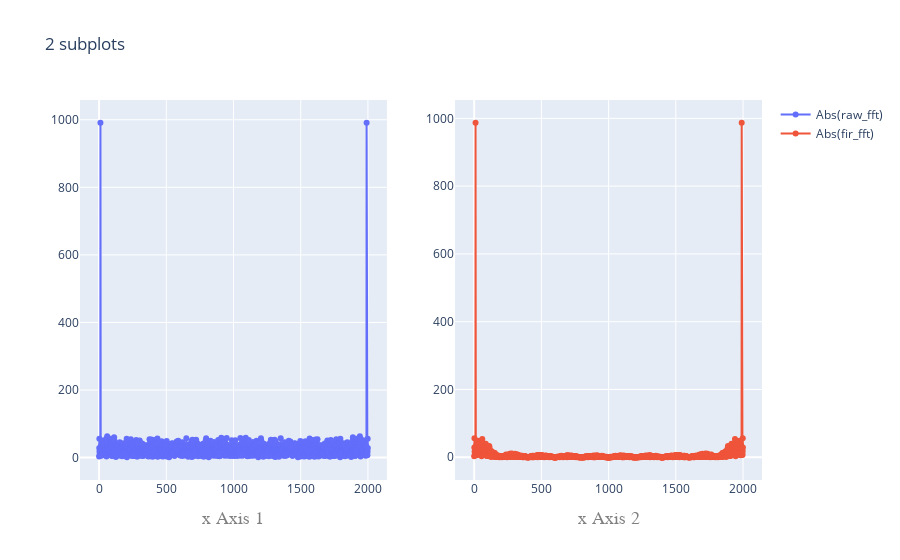

Source (notebook cell):
### Markdown cell above
#  Transformée de fourier discrète
La technique usuelle pour déterminer les fréquences caractéristiques ainsi que l’amplitude des harmoniques qui composent un signal, consiste à calculer sa transformée de fourier. 

Dans une approche numérique, cette opération est effectuée sur un ensemble de valeurs échantillonnées.

Le but est d'utiliser ici le module scipy.fftpack pour calculer les transformées de fourier directe
et inverse.

## définitions

La transformée directe d'un signal __périodique__ s échantillonné en N points 
est définie par :
$$ft[k]=\sum_{n=0}^{N-1}  s[n] \exp(-i \frac{2\pi k}{N}n)$$
où $k \in [0, N-1]$ avec $i^2=-1$.

Sa transformée inverse est :

$$s[n]=\frac{1}{N} \sum_{k=0}^{N-1}  ft[n] \exp(+i \frac{2\pi k}{N}n)$$

Appliquer  ces définitions à un signal non périodique, revient à la périodiser avec une période entière N.

### Code cell
# version plotly 
import plotly
import plotly.offline as py
import plotly.graph_objs as go

import scipy.fftpack as fftpack

raw_fft = fftpack.fft(raw_data)
fir_fft = fftpack.fft(fir_data)

# Make plotly work with Jupyter notebook using the plotly.js CDN
py.init_notebook_mode(connected=True)
    
trace1 = go.Scatter(
    y=abs(raw_fft),
    mode = 'lines+markers',
    name='Abs(raw_fft)'
)

trace2 = go.Scatter(
    y=abs(fir_fft),
    mode = 'lines+markers',
    name='Abs(fir_fft)'
)

fig = plotly.subplots.make_subplots(rows=1, cols=2)
fig.append_trace(trace1, 1, 1)
fig.append_trace(trace2, 1, 2)

fig['layout'].update(title='2 subplots')

fig['layout'].update(    
    xaxis1=dict(   
        title='x Axis 1',
        titlefont=dict(
            family='Courier New, monospace',   #police
            size=18,
            color='#7f7f7f'                    #couleur du texte
        )),
    xaxis2=dict(
        title='x Axis 2',
        titlefont=dict(
            family='Courier New, monospace',
            size=18,
            color='#7f7f7f'
        ))
                    
                    )

py.iplot(fig)

### Figure 1 — Plotly figure (JSON) as saved in the notebook; plotly's stock layout.template omitted (floating-point values rounded to 4 significant figures; data arrays with more than 128 entries replaced by an {"elided": "..."} marker saying what was removed)
{"data": [{"mode": "lines+markers", "name": "Abs(raw_fft)", "type": "scatter", "xaxis": "x", "y": {"elided": "2000 float values"}, "yaxis": "y"}, {"mode": "lines+markers", "name": "Abs(fir_fft)", "type": "scatter", "xaxis": "x2", "y": {"elided": "2000 float values"}, "yaxis": "y2"}], "layout": {"title": {"text": "2 subplots"}, "xaxis": {"anchor": "y", "domain": [0, 0.45], "title": {"font": {"color": "#7f7f7f", "family": "Courier New, monospace", "size": 18}, "text": "x Axis 1"}}, "xaxis2": {"anchor": "y2", "domain": [0.55, 1], "title": {"font": {"color": "#7f7f7f", "family": "Courier New, monospace", "size": 18}, "text": "x Axis 2"}}, "yaxis": {"anchor": "x", "domain": [0, 1]}, "yaxis2": {"anchor": "x2", "domain": [0, 1]}}}
